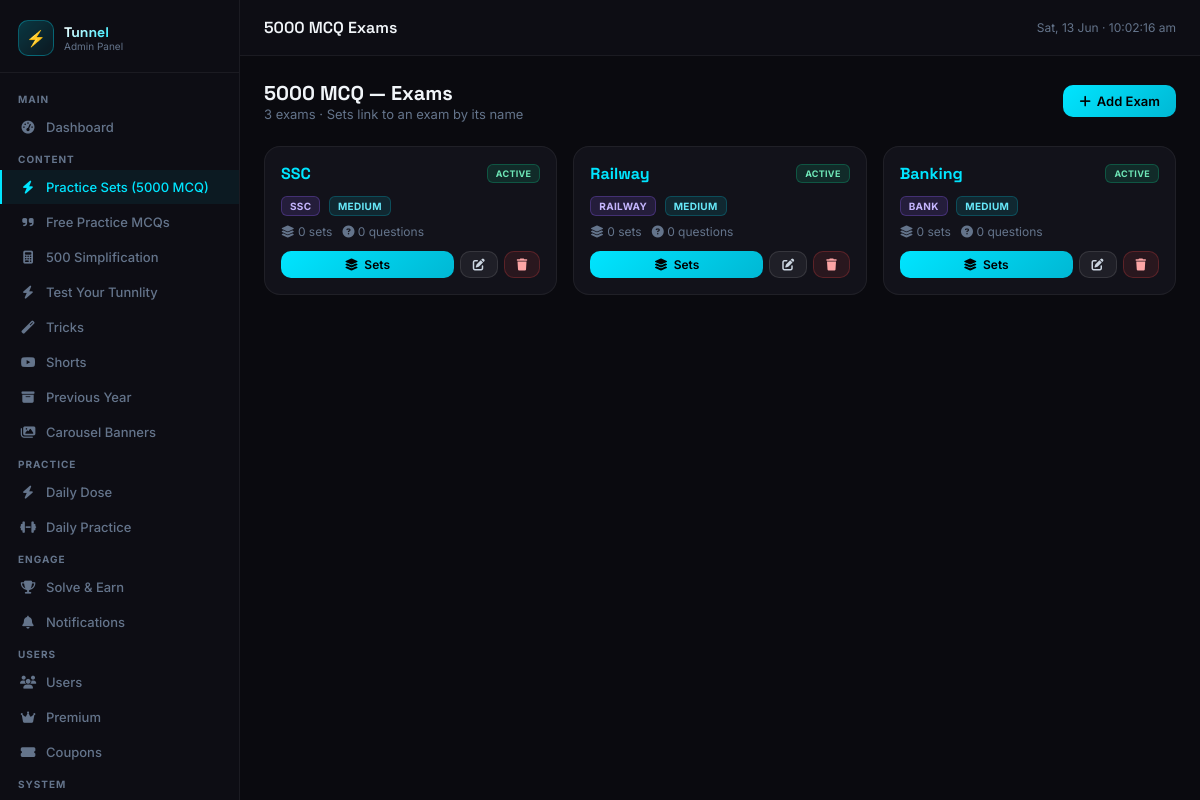
/admin/mcq_exams/index.php (signed in), run on the app's committed database.
### tables this page shows
CREATE TABLE IF NOT EXISTS `mcq_exams` (
    `id`             INT AUTO_INCREMENT PRIMARY KEY,
    `exam_name`      VARCHAR(100) NOT NULL,
    `exam_full_name` VARCHAR(200) DEFAULT '',
    `exam_category`  ENUM('SSC','RAILWAY','BANK','DEFENCE','OTHER') DEFAULT 'OTHER',
    `icon`           VARCHAR(50)  DEFAULT 'school',
    `difficulty`     ENUM('Easy','Medium','Hard') DEFAULT 'Medium',
    `is_premium`     TINYINT DEFAULT 0,
    `is_active`      TINYINT DEFAULT 1,
    `sort_order`     INT DEFAULT 1,
    `created_at`     TIMESTAMP DEFAULT CURRENT_TIMESTAMP,
    UNIQUE KEY `uniq_mcq_exam_name` (`exam_name`),
    KEY `idx_mcq_active` (`is_active`)
);

### admin/mcq_exams/index.php (the view, shortened to what this page needs)
<?php
require_once dirname(__DIR__) . '/config/db.php';
try {
    $exams = $pdo->query("
        SELECT e.*,
          (SELECT COUNT(*) FROM sets s WHERE s.category='mcq' AND s.exam_name = e.exam_name) AS set_count,
          (SELECT COUNT(*) FROM questions q
             JOIN sets s ON q.set_id = s.id
             WHERE s.category='mcq' AND s.exam_name = e.exam_name) AS q_count
        FROM mcq_exams e
        ORDER BY e.sort_order ASC, e.exam_name ASC
    ")->fetchAll();
} catch (Throwable $e) {
    $exams = [];
}
require_once dirname(__DIR__) . '/includes/header.php';
?>
<div class="flex-between mb-24">
  <div>
    <h2 style="font-family:'Space Grotesk',sans-serif;font-size:20px;font-weight:700">5000 MCQ — Exams</h2>
    <p class="text-muted"><?= count($exams) ?> exams &middot; Sets link to an exam by its name</p>
  </div>
  <a href="<?= ADMIN_URL ?>/mcq_exams/add.php" class="btn btn-primary">
    <i class="fas fa-plus"></i> Add Exam
  </a>
</div>
<?php if (empty($exams)): ?>
<div class="card" style="text-align:center;padding:60px">
  <i class="fas fa-bolt" style="font-size:48px;color:var(--border2);display:block;margin-bottom:16px"></i>
  <div style="font-size:16px;font-weight:600;color:var(--text);margin-bottom:8px">No MCQ exams yet</div>
  <p class="text-muted" style="margin-bottom:16px">Create exam groups like SSC, Railway, Banking. Then create Sets with the same Exam Name.</p>
  <a href="<?= ADMIN_URL ?>/mcq_exams/add.php" class="btn btn-primary"><i class="fas fa-plus"></i> Add First Exam</a>
</div>
<?php else: ?>
<div style="display:grid;grid-template-columns:repeat(auto-fill,minmax(220px,1fr));gap:16px">
  <?php foreach ($exams as $e): ?>
  <div style="background:var(--card);border:1px solid var(--border);border-radius:16px;padding:16px">
    <div style="display:flex;align-items:center;justify-content:space-between;margin-bottom:10px">
      <span style="font-family:'Space Grotesk',sans-serif;font-size:16px;font-weight:700;color:var(--cyan)">
        <?= htmlspecialchars($e['exam_name']) ?>
      </span>
      <?php if ($e['is_active']): ?>
        <span class="badge badge-success" style="font-size:9px">Active</span>
      <?php else: ?>
        <span class="badge badge-error" style="font-size:9px">Hidden</span>
      <?php endif; ?>
    </div>
    <div style="margin-bottom:8px">
      <span class="badge badge-purple" style="font-size:10px"><?= htmlspecialchars($e['exam_category']) ?></span>
      <span class="badge badge-cyan" style="font-size:10px;margin-left:4px"><?= htmlspecialchars($e['difficulty']) ?></span>
    </div>
    <div style="font-size:12px;color:var(--muted);margin-bottom:12px">
      <i class="fas fa-layer-group"></i> <?= (int)$e['set_count'] ?> sets &nbsp;
      <i class="fas fa-question-circle"></i> <?= (int)$e['q_count'] ?> questions
    </div>
    <div style="display:flex;gap:6px">
      <a href="<?= ADMIN_URL ?>/mcq_exams/manage_sets.php?exam_id=<?= $e['id'] ?>" class="btn btn-primary btn-sm" style="flex:1;justify-content:center" title="Open exam — manage its sets & questions">
        <i class="fas fa-layer-group"></i> Sets
      </a>
      <a href="<?= ADMIN_URL ?>/mcq_exams/edit.php?id=<?= $e['id'] ?>" class="btn btn-secondary btn-sm" title="Edit exam">
        <i class="fas fa-edit"></i>
      </a>
      <button onclick="deleteMcqExam(<?= $e['id'] ?>)" class="btn btn-danger btn-sm" title="Delete exam">
        <i class="fas fa-trash"></i>
      </button>
    </div>
  </div>
  <?php endforeach; ?>
</div>
<?php endif; ?>
<?php require_once dirname(__DIR__) . '/includes/footer.php'; ?>

### admin/includes/header.php (style rules this page uses)
*, *::before, *::after { box-sizing: border-box; margin: 0; padding: 0; }
:root { --bg: #0A0A0F; --sidebar: #0D0D14; --card: #12121A; --card2: #16161F; --border: rgba(255,255,255,0.06); --border2: rgba(255,255,255,0.10); --text: #F1F5F9; --text2: #CBD5E1; --muted: #64748B; --cyan: #00E5FF; --purple: #8B5CF6; --success: #10B981; --warning: #F59E0B; --error: #EF4444; --dark: #0A0A0F; --sidebar-w:240px; }
body { background: var(--bg); color: var(--text); font-family: 'Inter', sans-serif; min-height: 100vh; display: flex; }
.btn { display: inline-flex; align-items: center; gap: 6px; padding: 8px 16px; border-radius: 10px; font-size: 13px; font-weight: 600; cursor: pointer; border: none; text-decoration: none; transition: all 0.2s; font-family: 'Inter', sans-serif; }
.btn-primary { background: linear-gradient(135deg, #00E5FF, #00B8D4); color: #000; }
.btn-secondary { background: rgba(255,255,255,0.06); border: 1px solid var(--border2); color: var(--text2); }
.btn-danger { background: rgba(239,68,68,0.1); border: 1px solid rgba(239,68,68,0.25); color: #FCA5A5; }
.btn-sm { padding: 6px 12px; font-size: 12px; }
.badge { display: inline-flex; align-items: center; gap: 4px; padding: 3px 8px; border-radius: 6px; font-size: 11px; font-weight: 700; text-transform: uppercase; letter-spacing: 0.3px; }
.badge-success { background: rgba(16,185,129,0.15); color: #6EE7B7; border: 1px solid rgba(16,185,129,0.3); }
.badge-cyan { background: rgba(0,229,255,0.1); color: #67E8F9; border: 1px solid rgba(0,229,255,0.2); }
.badge-purple { background: rgba(139,92,246,0.15); color: #C4B5FD; border: 1px solid rgba(139,92,246,0.3); }
.mb-24 { margin-bottom: 24px; }
.text-muted { color: var(--muted); font-size: 13px; }
.flex-between { display: flex; align-items: center; justify-content: space-between; flex-wrap: wrap; gap: 12px; }

### data on the page
mcq_exams: exam_name "SSC", is_active "ACTIVE", exam_category "SSC", difficulty "MEDIUM", set_count "0", q_count "0"
mcq_exams: exam_name "Railway", is_active "ACTIVE", exam_category "RAILWAY", difficulty "MEDIUM", set_count "0", q_count "0"
mcq_exams: exam_name "Banking", is_active "ACTIVE", exam_category "BANK", difficulty "MEDIUM", set_count "0", q_count "0"

### other printed values
$pageTitle "5000 MCQ Exams"
count($exams) "3"
